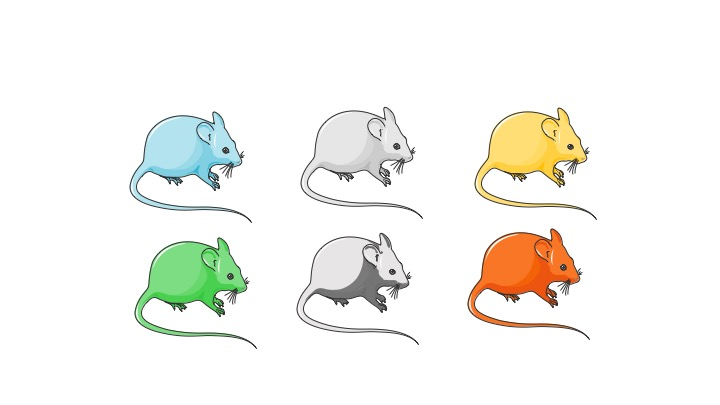
#> input picture assets/jpg/Animals-1/Slide01.jpg, 720 x 405 px; its folder holds only this picture in this run
$ python color-sort.py
#> lines starting #> are read from the running program, lines starting #| are printed output that depends on the picture
#/usr/bin/env python
"""
Script to sort images based on HSV values (converted from RGB values)
"""
import os
import csv
import colorsys
from PIL import Image

def get_all_images():
    """
    Returns a list of all the image files at the assets location
    """
    all_images = []
    for root, dirs, files in os.walk("assets"):
        for file in files:
            if file.endswith(".jpg") and not file.endswith("thumbnail.jpg"):
                 all_images.append(os.path.join(root, file))
    return(all_images)

def get_img_avg_rgb(image):
    """
    Gets the average RGB of an image
    https://codegolf.stackexchange.com/questions/53621/force-an-average-on-an-image

    Parameters
    ----------
    image: str
        the path to an image file

    Returns
    -------
    list
        a list of three values; [r, g, b]


    Other resources
    ---------------
    http://pythonicprose.blogspot.com/2009/09/python-find-average-rgb-color-for-image.html
    https://www.hackzine.org/getting-average-image-color-from-python.html
    https://stackoverflow.com/questions/6208980/sorting-a-list-of-rgb-triplets-into-a-spectrum
    """
    img = Image.open(image).convert('RGB')
    pixels = img.load()
    avg = [0, 0, 0]
    for x in range(img.size[0]):
        for y in range(img.size[1]):
            for i in range(3):
                avg[i] += pixels[x, y][i]
    avg = tuple(c // (img.size[0] * img.size[1]) for c in avg)
    return(avg)

def save_all_image_data_csv(image_tups):
    """
    Saves a .csv file with the list of images and their RGB and HSV values

    Parameters
    ----------
    image_tups: list
        a list of tuples in the format [(filepath, (r, g, b), (h, s, v))]
    """
    output_file = "images.rgb.hsv.csv"
    with open(output_file, "w") as f:
        writer = csv.writer(f)
        for image_tup in image_tups:
            path = image_tup[0]
            rgb = image_tup[1]
            hsv = image_tup[2]
            red = rgb[0]
            green = rgb[1]
            blue = rgb[2]
            hue = hsv[0]
            saturation = hsv[1]
            value = hsv[2]
            writer.writerow([ path, red, green, blue, hue, saturation, value ])

def save_image_list_preview(images):
    """
    Create a horizontally concatenated filmstrip image of thumbnails of all the images

    Parameters
    ----------
    images: list
        a list of paths to image files


    https://stackoverflow.com/questions/30227466/combine-several-images-horizontally-with-python
    """
    new_images = []
    for image in images:
        resized = Image.open(image).resize((300, 300))
        new_images.append(resized)

    widths, heights = zip(*(i.size for i in new_images))
    total_width = sum(widths)
    max_height = max(heights)
    new_im = Image.new('RGB', (total_width, max_height))
    x_offset = 0
    for im in new_images:
        new_im.paste(im, (x_offset,0))
        x_offset += im.size[0]
    new_im.save('filmstrip.jpg')


def main():
    """
    Main control function for the program
    """
    # find all the images from the directory
    all_images = get_all_images()
    # get the RGB values for each image
    colors_rgb = [ (image, get_img_avg_rgb(image)) for image in all_images ]
#> in get_img_avg_rgb, img is the input picture: PIL image 720x405 RGB; mean R, G, B 245.5, 245.3, 240.6
#> after the loop in get_img_avg_rgb, `for x in range(img.size[0]):`: avg = [71578378, 71527447, 70158613]
#> in get_img_avg_rgb, `avg = tuple(c // (img.size[0] * img.size[1]) for c in avg)`: avg = (245, 245, 240)
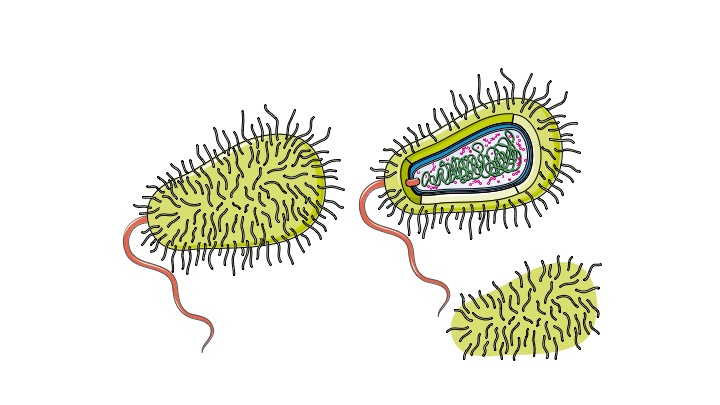
#> input picture assets/jpg/Bacteriology_virology/Slide01.jpg, 720 x 405 px
#> in get_img_avg_rgb, img is the input picture: PIL image 720x405 RGB; mean R, G, B 237.3, 237.6, 227.7
#> after the loop in get_img_avg_rgb (call 2), `for x in range(img.size[0]):`: avg = [69186768, 69274638, 66407039]
#> in get_img_avg_rgb (call 2), `avg = tuple(c // (img.size[0] * img.size[1]) for c in avg)`: avg = (237, 237, 227)
#> colors_rgb = 2 items
    # add the converted HSV values
    colors_hsv = []
    for tup in colors_rgb:
        image = tup[0]
        rgb = tup[1]
        hsv = colorsys.rgb_to_hsv(*rgb)
        colors_hsv.append((image, rgb, hsv))
#> this loop made 2 passes
#> (image, rgb, hsv) on pass 1: ('assets/jpg/Animals-1/Slide01.jpg', (245, 245, 240), (0.167, 0.0204, 245))
#> (rgb, hsv) on pass 2: ((237, 237, 227), (0.167, 0.0422, 237))
#> after the loop, colors_hsv = 2 items
    # sort just by hue value
    colors_hsv = sorted(colors_hsv, key = lambda tup: tup[2][0])
    # save the list to a .csv file for browsing
    save_all_image_data_csv(colors_hsv)
#> the loop in save_all_image_data_csv, `for image_tup in image_tups:` made 2 passes
    # create a horizontal concatenated image thumbnail
    save_image_list_preview([tup[0] for tup in colors_hsv])
#> in save_image_list_preview, `resized = Image.open(image).resize((300, 300))`:
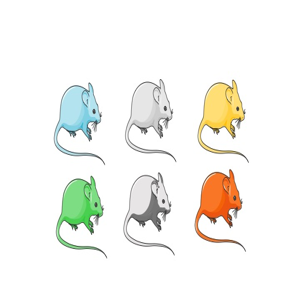
#> resized: PIL image 300x300 RGB; mean R, G, B 245.4, 245.2, 240.5
#> in save_image_list_preview, `widths, heights = zip(*(i.size for i in new_images))`: widths = (300, 300)
#> in save_image_list_preview, `total_width = sum(widths)`: total_width = 600
#> in save_image_list_preview, `max_height = max(heights)`: max_height = 300
#> in save_image_list_preview, `new_im = Image.new('RGB', (total_width, max_height))`: new_im: PIL image 600x300 RGB; every value is 0
#> the loop in save_image_list_preview, `for im in new_images:` made 2 passes
#> x_offset on passes 1 to 2: 300, 600
#> after the loop in save_image_list_preview, `for im in new_images:`:
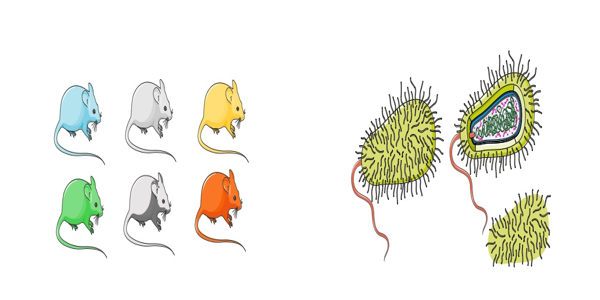
#> new_im: PIL image 600x300 RGB; mean R, G, B 241.3, 241.3, 234.1
#> after the loop in save_image_list_preview, `for im in new_images:`: x_offset = 600

if __name__ == '__main__':
    main()
